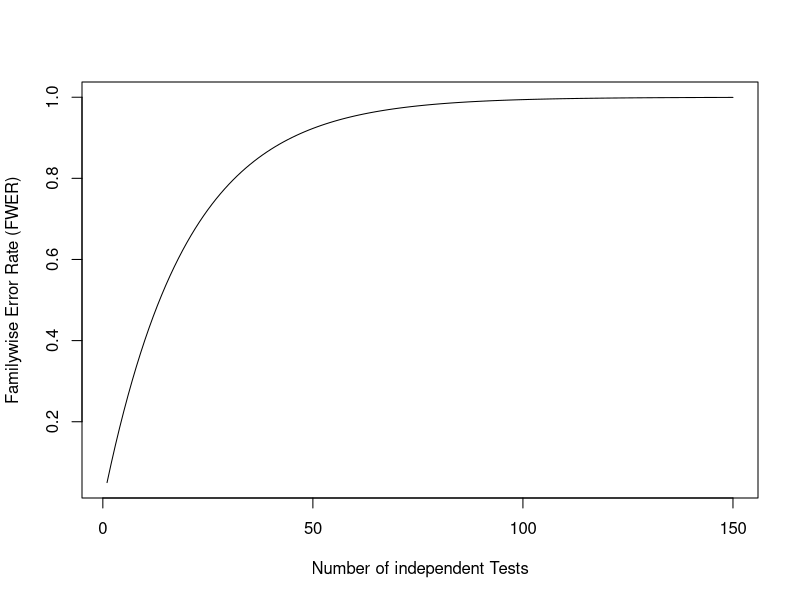

The R source for this figure:
#*******************************************************************************
# Master Thesis: "Correcting for Multiple Testing in Change Point Detection 
#  of Global Vegetation Trends"
#*******************************************************************************
# Veronika Grupp, M.Sc. Geoinformatics and Remote Sensing, FSU Jena, 2021
#*******************************************************************************

# generate figure of Family Wise Error Rate by number of independent simultaneous tests
#*******************************************************
library(tidyverse)
sizes <- 1:150
binoms <- lapply(sizes, function(x) 1 - pbinom(0, size=x, prob=0.05)) %>% unlist

pdf_fn <- "FWER_binomial.pdf"
pdf(pdf_fn, height=6, width=8)
plot(sizes,binoms, type = "l",
     xlab = 'Number of independent Tests',
     ylab = 'Familywise Error Rate (FWER)')
dev.off()
